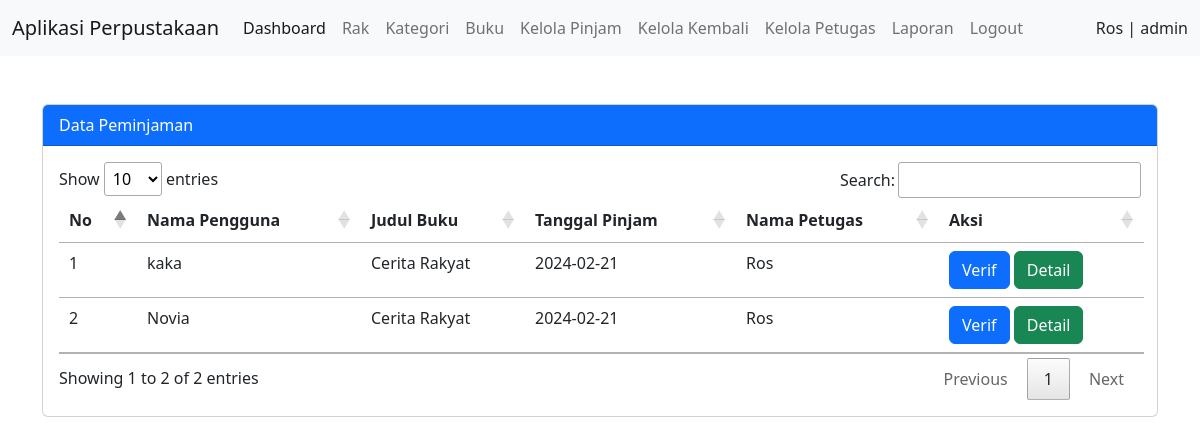
Screenshot of /admin/kelola_kembali.php (signed in) with the database file from the repository.
### tables this page shows
CREATE TABLE `peminjaman` (
  `id` int(11) NOT NULL,
  `id_pengguna` int(11) NOT NULL,
  `id_petugas` int(11) NOT NULL,
  `id_buku` int(11) NOT NULL,
  `tanggal_pinjam` date NOT NULL,
  `status` enum('pinjam','kembali','hilang') NOT NULL
);

CREATE TABLE `pengguna` (
  `id` int(11) NOT NULL,
  `nama_pengguna` varchar(100) NOT NULL,
  `alamat` text NOT NULL,
  `email` varchar(100) NOT NULL,
  `username` varchar(100) NOT NULL,
  `password` text NOT NULL
);

CREATE TABLE `buku` (
  `id` int(11) NOT NULL,
  `id_kategori` int(11) NOT NULL,
  `id_rak` int(11) NOT NULL,
  `judul` varchar(100) NOT NULL,
  `penulis` varchar(100) NOT NULL,
  `penerbit` varchar(100) NOT NULL,
  `tahun` int(5) NOT NULL,
  `gambar` text NOT NULL
);

CREATE TABLE `petugas` (
  `id` int(11) NOT NULL,
  `nama_petugas` varchar(100) NOT NULL,
  `alamat` text NOT NULL,
  `username` varchar(100) NOT NULL,
  `password` text NOT NULL,
  `level` enum('admin','petugas') NOT NULL
);

### admin/kelola_kembali.php (the view, shortened to what this page needs)
<?php
include '../koneksi.php';
?>
<!DOCTYPE html>
<html lang="en">
<head>
    <link rel="stylesheet" href="../asset/css/bootstrap.min.css">
    <link rel="stylesheet" href="../asset/css/datatables.min.css">
    <link rel="stylesheet" href="../asset/css/responsive.dataTables.min.css">
    <link rel="stylesheet" href="../asset/css/jquery.dataTables.min.css">
</head>
<body>
    <nav class="navbar navbar-expand-lg bg-light">
        <div class="container-fluid">
            <a class="navbar-brand" href="#">Aplikasi Perpustakaan</a>
            <div class="collapse navbar-collapse" id="navbarSupportedContent">
                <ul class="navbar-nav me-auto mb-2 mb-lg-0">
                    <li class="nav-item">
                        <a class="nav-link active" aria-current="page" href="dashboard_pa.php">Dashboard</a>
                    </li>
                    <?php
                    if ($_SESSION['level'] == 'admin') {
                    ?>
                    <li class="nav-item">
                        <a class="nav-link" href="kelola_rak.php">Rak</a>
                    </li>
                    <li class="nav-item">
                        <a class="nav-link" href="kategori.php">Kategori</a>
                    </li>
                    <li class="nav-item">
                        <a class="nav-link" href="kelola_buku.php">Buku</a>
                    </li>
                    <li class="nav-item">
                        <a class="nav-link" href="kelola_pinjam.php">Kelola Pinjam</a>
                    </li>
                    <li class="nav-item">
                        <a class="nav-link" href="kelola_kembali.php">Kelola Kembali</a>
                    </li>
                    <li class="nav-item">
                        <a class="nav-link" href="kelola_petugas.php">Kelola Petugas</a>
                    </li>
                    <li class="nav-item">
                        <a class="nav-link" href="laporan.php">Laporan</a>
                    </li>
                    <li class="nav-item">
                        <a class="nav-link" href="logoutpa.php">Logout</a>
                    </li>
                    <?php } ?>
                </ul>
                <div class="nav-item text-right">
                    <a class="nav-link"><?php echo $_SESSION['nama_petugas']; ?> | <?php echo $_SESSION['level']; ?></a>
                </div>
            </div>
        </div>
    </nav>
    <br>
    <br>
    <div class="container">
        <div class="card">
            <div class="card-header bg-primary text-white">Data Peminjaman</div>
            <div class="card-body">
                <table id="dataKembali" class="table">
                    <thead>
                        <tr>
                            <th>No</th>
                            <th>Nama Pengguna</th>
                            <th>Judul Buku</th>
                            <th>Tanggal Pinjam</th>
                            <th>Nama Petugas</th>
                            <th>Aksi</th>
                        </tr>
                    </thead>
                    <tbody>
                        <?php
                                        $no = 1;
                                        $query = mysqli_query($koneksi, "SELECT peminjaman.*, buku.judul, buku.gambar, petugas.nama_petugas,
                                        pengguna.nama_pengguna, pengguna.alamat, pengguna.email, rak.nama_rak, kategori.nama_kategori
                                        FROM peminjaman
                                        INNER JOIN buku ON peminjaman.id_buku = buku.id
                                        INNER JOIN petugas ON peminjaman.id_petugas = petugas.id
                                        INNER JOIN pengguna ON peminjaman.id_pengguna = pengguna.id
                                        INNER JOIN kategori ON buku.id_kategori = kategori.id
                                        INNER JOIN rak ON buku.id_rak = rak.id
                                        WHERE peminjaman.status = 'pinjam'
                                        ORDER BY peminjaman.id DESC");
                                        while ($data = mysqli_fetch_assoc($query)) :
                                        ?>
                        <tr>
                            <td><?php echo $no++; ?></td>
                            <td><?php echo $data['nama_pengguna']?></td>
                            <td><?php echo $data['judul']; ?></td>
                            <td><?php echo $data['tanggal_pinjam']?></td>
                            <td><?php echo $data['nama_petugas']?></td>
                            <td>
                                <a href="" class="btn btn-primary" data-bs-toggle="modal"
                                    data-bs-target="#modalKembali<?php echo $data['id']; ?>">Verif</a>
                                <a href="" class="btn btn-success" data-bs-toggle="modal"
                                    data-bs-target="#modalDetailPinjam<?php echo $data['id']; ?>">Detail</a>
                            </td>
                        </tr>
                        <?php endwhile; ?>
                    </tbody>
                </table>
            </div>
        </div>
    </div>
</body>
</html>

### rows the page displays
peminjaman: id_pengguna.nama_pengguna "kaka", id_buku.judul "Cerita Rakyat", tanggal_pinjam "2024-02-21", id_petugas.nama_petugas "Ros"
peminjaman: id_pengguna.nama_pengguna "Novia", id_buku.judul "Cerita Rakyat", tanggal_pinjam "2024-02-21", id_petugas.nama_petugas "Ros"

### other values shown
$_SESSION['nama_petugas'] "Ros"
$_SESSION['level'] "admin"
